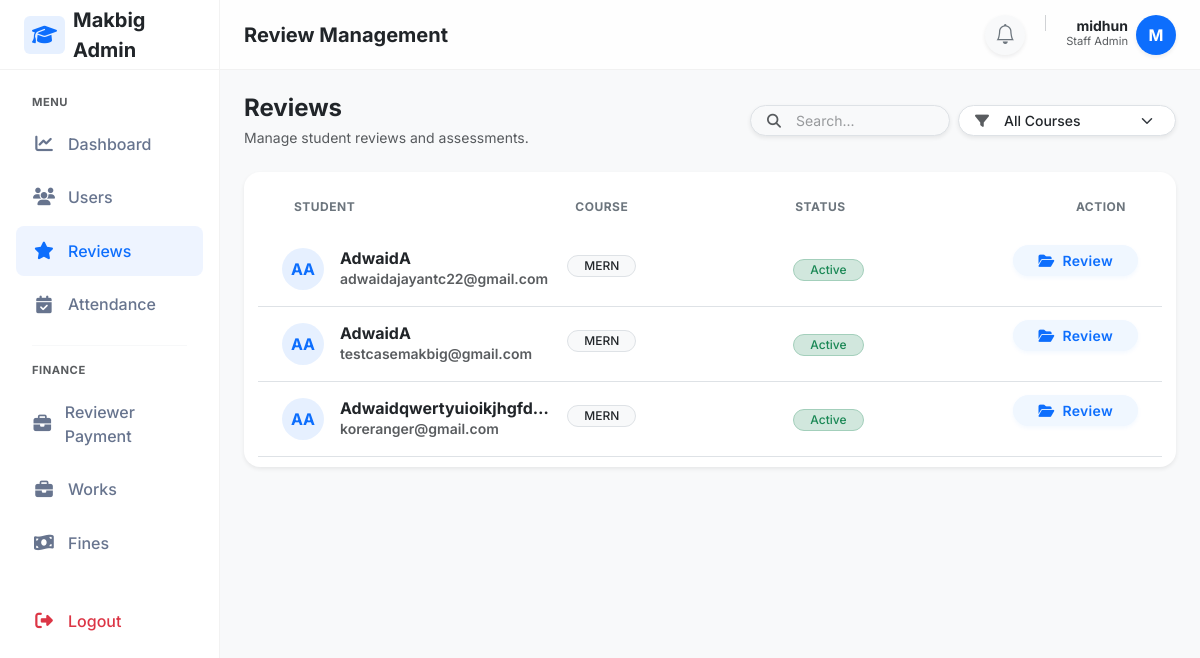
Before: /staff/reviews/ (signed in) with the older database file.
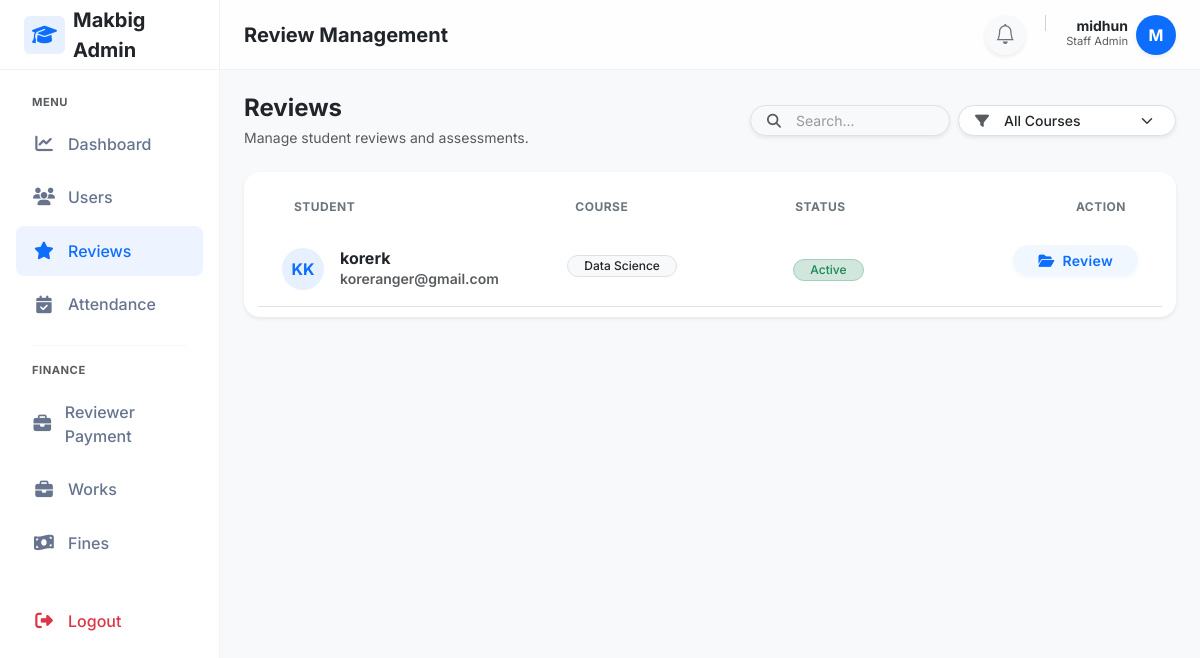
After: the same page with the newer database file.
### adminpanel/models.py (models this page shows, shortened)
class StudentProfile(models.Model):
    user=models.OneToOneField(User, on_delete=models.CASCADE)
    course=models.ForeignKey(Course,on_delete=models.PROTECT)
    is_active = models.BooleanField(default=True)
    enrollment_date=models.DateField(auto_now_add=True)
    progress_percent=models.DecimalField(max_digits=5, decimal_places=2, default=0,validators=[MinValueValidator(Decimal('0.00')),MaxValueValidator(Decimal('100.00'))])

class User(AbstractUser):
    email=models.EmailField(unique=True,db_index=True)
    mobile_number = models.CharField(max_length=15, blank=True, null=True,validators=[mobile_validator])
    is_student=models.BooleanField(default=False)
    first_name = models.CharField(max_length=100,validators=[name_validator])
    last_name = models.CharField(max_length=100,validators=[name_validator])

class Course(models.Model):
    name=models.CharField(max_length=200)
    description=models.TextField(blank=True,null=True, max_length=2000)
    duration_months=models.PositiveIntegerField(default=6,validators=[MinValueValidator(1),MaxValueValidator(60)])

### reviews/views.py (the view)
# urls.py: path('staff/reviews/', views.staff_review_list, name='staff_review_list'),
@login_required(login_url='staff_login')
@user_passes_test(is_staff_user, login_url='staff_login')
def staff_review_list(request):
    courses=Course.objects.all()
    selected_course=request.GET.get('course')
    students=StudentProfile.objects.select_related('user','course')
    if selected_course:
        students=students.filter(course_id=selected_course)
    return render(request,'reviews/staff_review_list.html',{
        'courses':courses,
        'students':students,
        'selected_course':selected_course,
    })

### reviews/views.py (called while the page is built)
def is_staff_user(user):
    return user.is_active and (user.is_staff or user.is_superuser)

### reviewtickets/context_processors.py (called while the page is built)
def ticket_notifications(request):
    if request.user.is_authenticated and request.user.is_staff:
        count = ReviewTicket.objects.filter(
            status='pending',
            is_seen=False
        ).count()
        return {'ticket_notification_count': count}
    return {}

### templates/reviews/staff_review_list.html (shortened to what the changed rows need)
{% extends "layouts/staff_layout.html" %}
{% block content %}
<div class="card border-0 shadow-sm rounded-4 overflow-hidden">
    <div class="card-body p-0">
        {% for student in students %}
        <div class="student-row p-3 p-md-0 border-bottom">
            <div class="row align-items-center m-0 gx-3">
                <div class="col-12 col-md-4 py-md-3 ps-md-4 mb-2 mb-md-0">
                    <div class="d-flex align-items-center">
                        <div class="avatar rounded-circle bg-primary bg-opacity-10 text-primary d-flex align-items-center justify-content-center fw-bold me-3 flex-shrink-0"
                            style="width: 42px; height: 42px;">
                            {{ student.user.first_name|first|default:"U"|upper}}{{student.user.last_name|first|default:""|upper }}
                        </div>
                        <div class="fw-semibold text-dark text-truncate w-100">
                            <h6 class="mb-0 fw-bold text-dark text-truncate">{{ student.user.first_name }}{{student.user.last_name}}</h6>
                            <div class="small text-muted text-truncate">{{student.user.email }}</div>
                        </div>
                    </div>
                </div>
                <div class="col-6 col-md-3 py-md-3">
                    <span class="badge bg-light text-dark border rounded-pill fw-medium px-3 text-truncate max-w-100">
                        {{ student.course.name }}
                    </span>
                </div>
                <div class="col-6 col-md-2 py-md-3">
                    <span
                        class="badge bg-success-subtle text-success border border-success-subtle rounded-pill px-3 fw-medium">
                        Active
                    </span>
                </div>
                <div class="col-12 col-md-3 py-md-3 text-end pe-md-4 mt-2 mt-md-0 border-top border-md-0 pt-2 pt-md-0">
                    <a href="{% url 'staff_student_review' student.id %}?course={{ student.course.id }}"
                        class="btn btn-action-primary btn-sm rounded-pill px-4 w-100 w-md-auto d-inline-flex align-items-center justify-content-center">
                        <i class="fa-solid fa-folder-open me-2"></i> Review
                    </a>
                </div>
            </div>
        </div>
        {% endfor %}
    </div>
</div>
{% endblock %}

Changed rows visible on the page:
removed StudentProfile: user.first_name|first "A", user.last_name|first "A", user.first_name "Adwaid", user.last_name "A", user.email "testcasemakbig@gmail.com", course.name "MERN"
removed StudentProfile: user.first_name|first "A", user.last_name|first "A", user.first_name "Adwaidqwertyuioikjhgfd…", user.email "koreranger@gmail.com", course.name "MERN"
changed StudentProfile: user.first_name|first "A" → "K"; user.last_name|first "A" → "K"; user.first_name "Adwaid" → "korer"; user.last_name "A" → "k"; user.email "adwaidajayantc22@gmail.com" → "koreranger@gmail.com"; course.name "MERN" → "Data Science"
